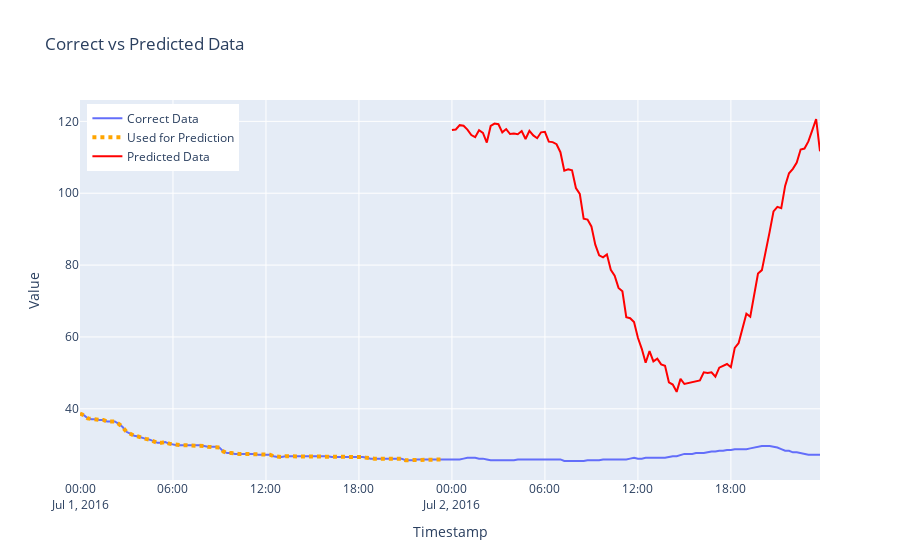

The notebook cell saved with this chart:
### Code cell
fig.update_layout(title='Correct vs Predicted Data',
                  xaxis_title='Timestamp',
                  yaxis_title='Value',
                  legend=dict(yanchor="top", y=0.99, xanchor="left", x=0.01))
